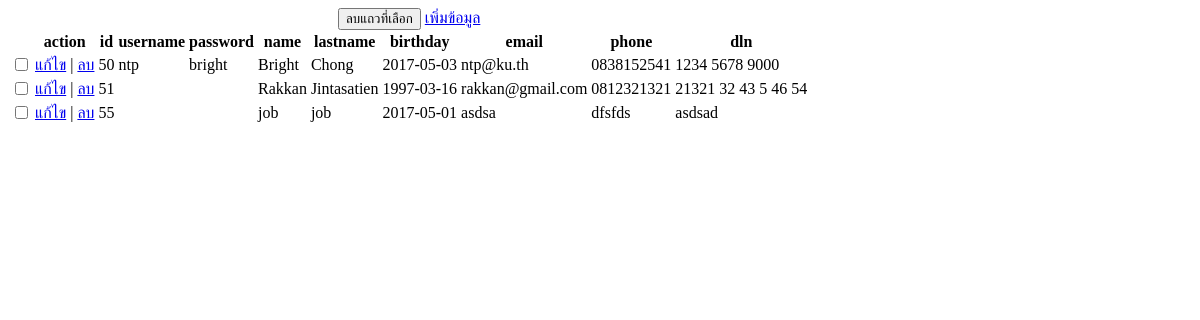
The app's page /beta/systemmange/index.php, older data.
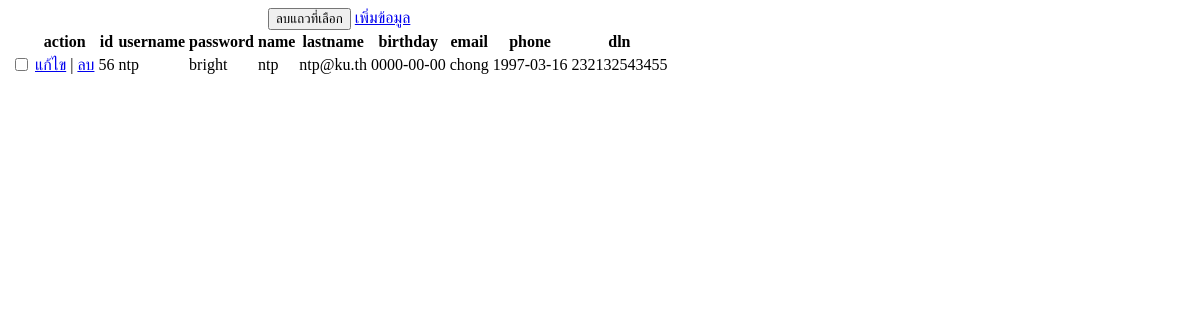
The same page, newer data.
### tables this page shows
CREATE TABLE `customer` (
  `id` int(11) UNSIGNED NOT NULL,
  `username` varchar(255) NOT NULL,
  `password` varchar(255) NOT NULL,
  `name` varchar(255) NOT NULL,
  `lastname` varchar(255) NOT NULL,
  `birthday` date NOT NULL,
  `email` varchar(255) NOT NULL,
  `phone` varchar(255) NOT NULL,
  `dln` varchar(255) NOT NULL
);

### beta/systemmange/index.php (the view, shortened to what this page needs)
<!doctype html>
<html>
<body>
<?php
$link = @mysqli_connect("localhost", "root", "", "Car_Rental_System")
 			or die(mysqli_connect_error()."</body></html>");
$sql = "SELECT * FROM customer";
$result = mysqli_query($link, $sql);
echo '<form method="post">';
echo "<table>";
echo '<caption>
 			<button>ลบแถวที่เลือก</button>
 			<a href="form.php?action=insert">เพิ่มข้อมูล</a></caption>';
echo "<tr>";
$num_fields = mysqli_num_fields($result);
echo "<th>&nbsp;</th>";
echo "<th>action</th>";
for($i = 0; $i < $num_fields; $i++) {
	$f = mysqli_fetch_field_direct($result, $i);
	echo "<th>".$f->name."</th>";
}
echo "</tr>";
while($data = mysqli_fetch_array($result)) {
	echo  "<tr>";
	echo '<td><input type="checkbox" name="id[]" value="'.$data['id'].'"></td>';
	echo "<td>
				<a href=\"form.php?action=update&id={$data['id']}\">แก้ไข</a> |
				<a href=\"form.php?action=delete&id={$data['id']}\">ลบ</a>
			</td>";
	for($i = 0; $i < $num_fields; $i++) {
		echo "<td>".$data[$i]."</td>";
	}
	echo "</tr>";
}
echo "</table>";
echo "</form>";
?>
</body>
</html>

Row changes from the older to the newer data that the page shows:
removed customer: id "50", username "ntp", password "bright", name "Bright", lastname "Chong", birthday "2017-05-03", email "ntp@ku.th", phone "0838152541", dln "1234 5678 9000"
removed customer: id "51", name "Rakkan", lastname "Jintasatien", birthday "1997-03-16", email "rakkan@gmail.com", phone "0812321321", dln "21321 32 43 5 46 54"
removed customer: id "55", name "job", lastname "job", birthday "2017-05-01", email "asdsa", phone "dfsfds", dln "asdsad"
added customer: id "56", username "ntp", password "bright", name "ntp", lastname "ntp@ku.th", birthday "0000-00-00", email "chong", phone "1997-03-16", dln "232132543455"
